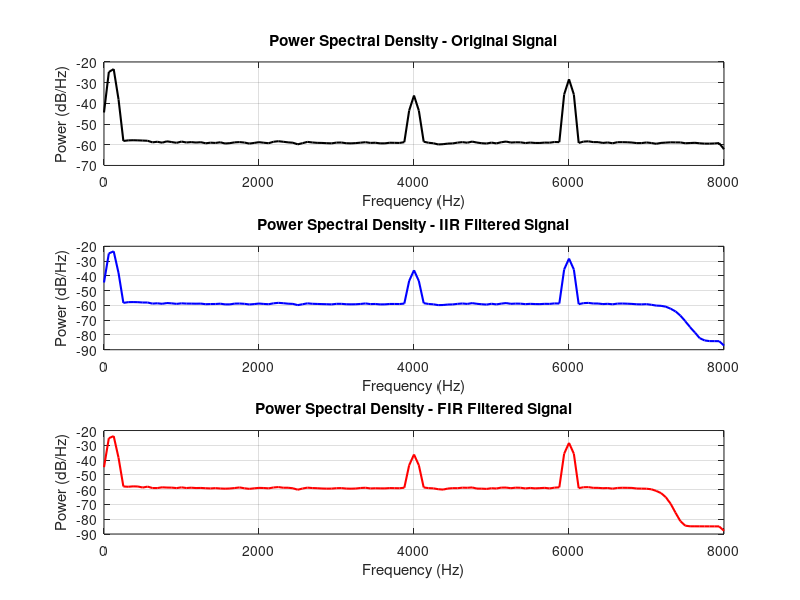

Recreate this plot in MATLAB.
function main()
    % Main function to execute filter design, signal creation, and plotting
    fs = 16000; % Sampling frequency
    N = 1024;   % Number of points for the frequency response
    duration = 2; % Duration of the signal in seconds

    % Design IIR filter
    [b_iir, a_iir, w, h] = designIIRFilter(fs, N, 30, 7300);

    % Design FIR filter
    [h_fir, W_fir, H_fir] = designFIRFilter(fs, N, 1, 7250, 128, 8);

    %% Notes about filter design:
    % The choice of low_cutoff_K = 0 is related to the FIR filter's passband. 
    % Setting values in the range (0, 50) causes a longer rise time, reaching zero at 50 Hz. 
    % In practice, the value reaches around 150 Hz. low_cutoff_B = 30 is the closest value 
    % to 50 Hz that meets the assumptions (faster rise time than the IIR filter).

    % The choice of beta = 8 (Kaiser window parameter) ensures a compromise between a 
    % sufficiently steep slope in the passband and sidelobe attenuation.

        % Create a test signal
    [t, signal] = createSignal(fs, duration);

    % Apply filters to the signal
    filtered_signal_iir = filter(b_iir, a_iir, signal); % IIR filtered signal
    filtered_signal_fir = filter(h_fir, 1, signal); % FIR filtered signal

    % Plot GWM (Power Spectral Density)
    plotPSD(signal, filtered_signal_iir, filtered_signal_fir, fs);
end

function [t, signal] = createSignal(fs, duration)
    % Create a test signal with aliasing and white noise
    t = 0:1/fs:duration-1/fs; % Time vector
    
    % Signal with frequencies below and above Nyquist frequency
    signal_clean = sin(2*pi*100*t) + 0.5*sin(2*pi*6000*t) + 0.2*sin(2*pi*12000*t);
    
    % Add white noise to the signal
    noise = 0.1 * randn(size(t));
    
    % Combine clean signal with noise
    signal = signal_clean + noise;
end

function [b, a, w, h] = designIIRFilter(fs, N, low_cutoff, high_cutoff)
    % Design IIR Butterworth filter and calculate its frequency response
    [b, a] = butter(4, [low_cutoff, high_cutoff] / (fs / 2));
    [h, w] = freqz(b, a, N, fs); % Frequency response of the IIR filter
end

function [h_fir, W_fir, H_fir] = designFIRFilter(fs, N, low_cutoff, high_cutoff, order, beta)
    % Design FIR filter using a Kaiser window and calculate its frequency response
    h_fir = fir1(order, [low_cutoff, high_cutoff] / (fs / 2), kaiser(order + 1, beta));
    [H_fir, W_fir] = freqz(h_fir, 1, N, fs); % Frequency response of the FIR filter
end

function plotPSD(original, filtered_iir, filtered_fir, fs)
    % Plot Power Spectral Density (PSD) of original and filtered signals
    figure;

    % Calculate and plot PSD of the original signal
    subplot(3, 1, 1);
    [Pxx, F] = pwelch(original, [], [], [], fs);
    plot(F, 10*log10(Pxx), 'k', 'LineWidth', 1.5);
    title('Power Spectral Density - Original Signal');
    xlabel('Frequency (Hz)');
    ylabel('Power (dB/Hz)');
    grid on;

    % Calculate and plot PSD of the IIR-filtered signal
    subplot(3, 1, 2);
    [Pxx_iir, F_iir] = pwelch(filtered_iir, [], [], [], fs);
    plot(F_iir, 10*log10(Pxx_iir), 'b', 'LineWidth', 1.5);
    title('Power Spectral Density - IIR Filtered Signal');
    xlabel('Frequency (Hz)');
    ylabel('Power (dB/Hz)');
    grid on;

    % Calculate and plot PSD of the FIR-filtered signal
    subplot(3, 1, 3);
    [Pxx_fir, F_fir] = pwelch(filtered_fir, [], [], [], fs);
    plot(F_fir, 10*log10(Pxx_fir), 'r', 'LineWidth', 1.5);
    title('Power Spectral Density - FIR Filtered Signal');
    xlabel('Frequency (Hz)');
    ylabel('Power (dB/Hz)');
    grid on;
end
